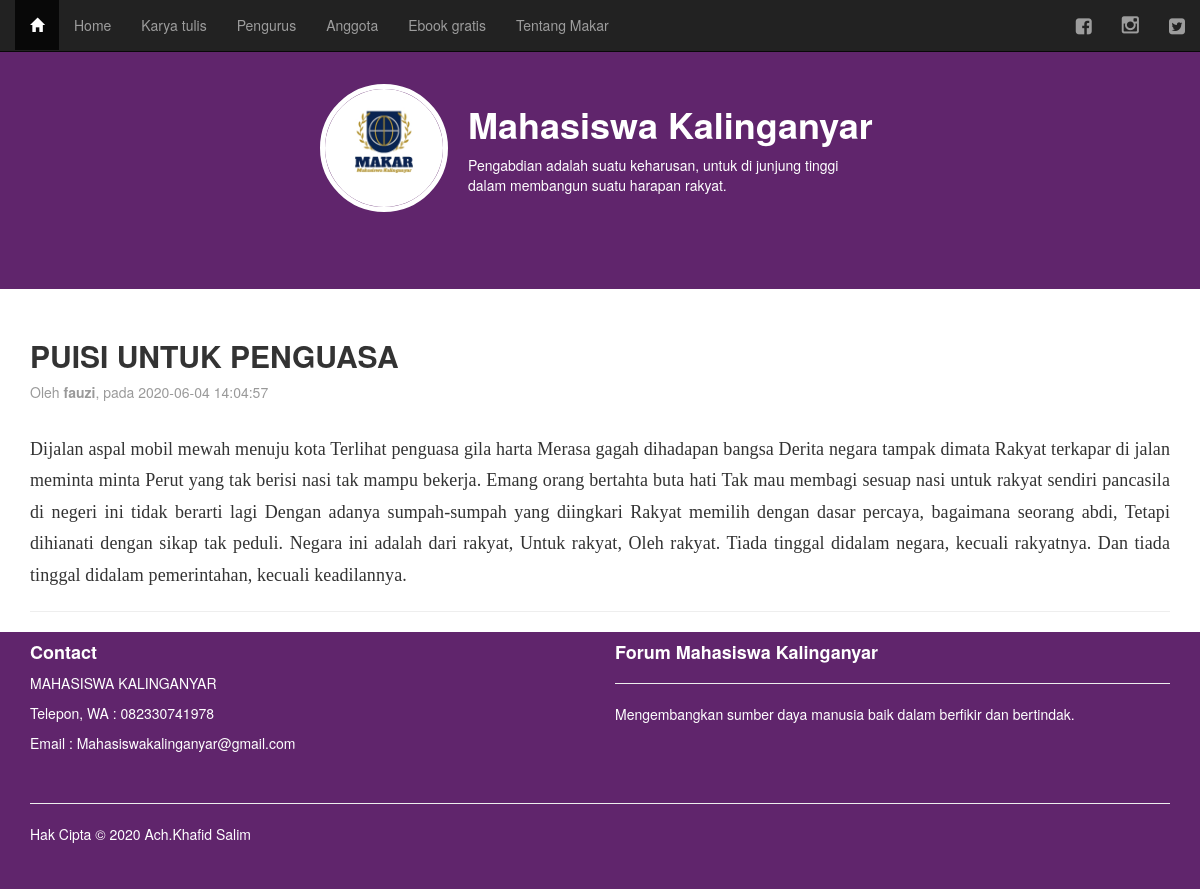
Page /artikel.php?id=8 on the committed database.
### tables this page shows
CREATE TABLE `artikel` (
  `id` int(11) NOT NULL,
  `judul` varchar(255) NOT NULL,
  `isi` text NOT NULL,
  `tanggal` timestamp NOT NULL DEFAULT CURRENT_TIMESTAMP,
  `penulis` varchar(128) NOT NULL
);

### artikel.php (the view, shortened to what this page needs)
<?php include("konektor.php"); ?>
<!DOCTYPE html>
<html>
    <head>
        <link rel="stylesheet" href="bootstrap/css/bootstrap.css" />
        <link rel="stylesheet" href="bootstrap/css/style.css" />
        <link rel="stylesheet" href="font-awesome/css/font-awesome.css" />
    </head>
    <body>
        <header>
            <?php include("header.php"); ?>
        </header>
        <nav class="navbar navbar-inverse navbar-fixed-top"><?php include("menu.php"); ?></nav>
        <article>
            <div class="container">
                <div class="row">
                    <div class="col-md-12" style="text-align: justify">
                        <?php
                            if(isset($_GET['id']) && !empty($_GET['id'])){
                                $id = $_GET['id'];
                                $query = mysqli_query($koneksi, "SELECT * FROM artikel WHERE id='$id' ORDER BY tanggal DESC");
                                if(mysqli_num_rows($query) > 0 ){
                                    while($artikel = mysqli_fetch_array($query)){
                                        echo "<div class='artikel-kop'>";
                                        echo "<h2><b>".$artikel['judul']."</b></h2>";
                                        echo "<p class='artikel-tanggal'>Oleh <b>".$artikel['penulis']."</b>, pada ".$artikel['tanggal']."</p>";
                                        echo "</div>";
                                        echo "<div class='artikel-isi'>";
                                        echo $artikel['isi'];
                                        echo "</div><hr/>";
                                    }
                                } else {
                                    include("404.php");
                                }
                            } else {
                                include("404.php");
                            }
                        ?>
                    </div>
                </div>
            </div>
        </article>
        <footer>
            <?php include("footer.php"); ?>
        </footer>
    </body>
</html>

### rows in the picture
artikel: judul "PUISI UNTUK PENGUASA", penulis "fauzi", tanggal "2020-06-04 14:04:57", isi "Dijalan aspal mobil mewah menuju kota Terlihat penguasa gila harta Merasa gagah dihadapan bangsa Derita negara tampak dimata Rakyat terkapar di jalan meminta minta Perut yang tak berisi nasi tak mampu bekerja. Emang orang bertahta buta hati Tak mau membagi sesuap nasi untuk rakyat sendiri pancasila di negeri ini tidak berarti lagi Dengan adanya sumpah-sumpah yang diingkari Rakyat memilih dengan dasar percaya, bagaimana seorang abdi, Tetapi dihianati dengan sikap tak peduli. Negara ini adalah dari rakyat, Untuk rakyat, Oleh rakyat. Tiada tinggal didalam negara, kecuali rakyatnya. Dan tiada tinggal didalam pemerintahan, kecuali keadilannya."

### other values in the picture
Date("Y") "2020"
